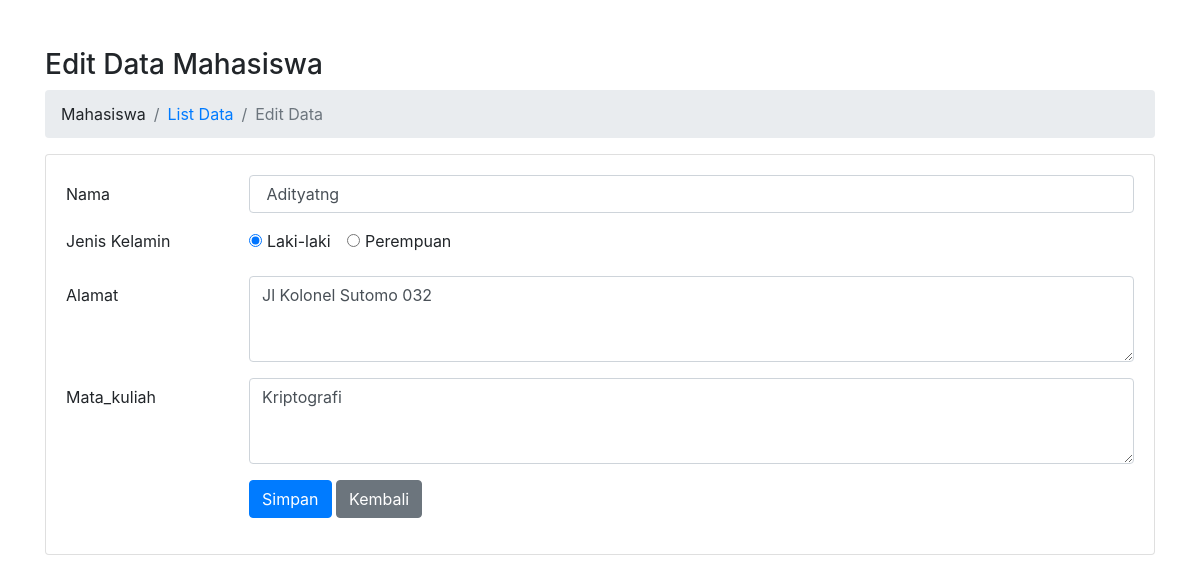
/mahasiswa/edit/4, run on the app's committed database.
### tables this page shows
CREATE TABLE `mahasiswa` (
  `ID` int(11) NOT NULL,
  `Nama` varchar(150) DEFAULT NULL,
  `Jenis_kelamin` varchar(20) DEFAULT NULL,
  `Alamat` text DEFAULT NULL,
  `Mata_kuliah` text DEFAULT NULL
);

### application/controllers/Mahasiswa.php (called while the page is built, shortened)
<?php
class Mahasiswa extends CI_Controller
{
    public function __construct()
    {
        $this->load->model("Model_mhs");
    }
    public function edit($id = null)
    {
        $Mahasiswa = $this->Model_mhs;
        $data["title"] = "Edit Data Mahasiswa";
        $data["data_mahasiswa"] = $Mahasiswa->getById($id);
        $this->load->view('templates/header', $data);
        $this->load->view('mahasiswa/edit', $data);
        $this->load->view('templates/footer');
    }
}

### index.php (called while the page is built, shortened)
<?php
require_once BASEPATH.'core/CodeIgniter.php';

### application/models/Model_mhs.php (called while the page is built, shortened)
<?php
class Model_mhs extends CI_Model
{
    private $table = 'mahasiswa';
    public function getById($id)
    {
        return $this->db->get_where($this->table, ["ID" => $id])->row();
    }
}

### application/views/mahasiswa/edit.php (the view, shortened to what this page needs)
<div class="container pt-5">
    <h3><?= $title ?></h3>
    <nav aria-label="breadcrumb">
        <ol class="breadcrumb ">
            <li class="breadcrumb-item"><a>Mahasiswa</a></li>
            <li class="breadcrumb-item "><a href="<?= base_url('mahasiswa'); ?>">List Data</a></li>
            <li class="breadcrumb-item active" aria-current="page">Edit Data</li>
        </ol>
    </nav>
    <div class="row">
        <div class="col-md-12">
            <div class="card">
                <div class="card-body">
                    <?php
                    $attributes = array('id' => 'FrmEditMahasiswa', 'method' => "post", "autocomplete" => "off");
                    echo form_open('', $attributes);
                    ?>
                    <div class="form-group row">
                        <label for="Nama" class="col-sm-2 col-form-label">Nama</label>
                        <div class="col-sm-10">
                            <input type="text" class="form-control" id="Nama" name="Nama" value=" <?= $data_mahasiswa->Nama; ?>">
                        </div>
                    </div>
                    <fieldset class="form-group">
                        <div class="row">
                            <legend class="col-form-label col-sm-2 pt-0">Jenis Kelamin</legend>
                            <div class="col-sm-10">
                                <div class="form-check form-check-inline">
                                    <input class="form-check-input" type="radio" id="Jenis_kelamin" name="Jenis_kelamin" value="Laki-laki" <?php if ($data_mahasiswa->Jenis_kelamin == "Laki-laki") : echo "checked";
                                                                                                                                            endif; ?>>
                                    <label class="form-check-label" for="Jenis_kelamin">
                                        Laki-laki
                                    </label>
                                </div>
                                <div class="form-check form-check-inline">
                                    <input class="form-check-input" type="radio" id="Jenis_kelamin2" name="Jenis_kelamin" value="Perempuan" <?php if ($data_mahasiswa->Jenis_kelamin == "Perempuan") : echo "checked";
                                                                                                                                            endif; ?>>
                                    <label class="form-check-label" for="Jenis_kelamin2">
                                        Perempuan
                                    </label>
                                </div>
                            </div>
                        </div>
                    </fieldset>
                    <div class="form-group row">
                        <label for="Alamat" class="col-sm-2 col-form-label">Alamat</label>
                        <div class="col-sm-10">
                            <textarea class="form-control" id="Alamat" name="Alamat" rows="3"><?= $data_mahasiswa->Alamat; ?></textarea>
                        </div>
                    </div>
                    <div class="form-group row">
                        <label for="Mata_kuliah" class="col-sm-2 col-form-label">Mata_kuliah</label>
                        <div class="col-sm-10">
                           <textarea class="form-control" id="Mata_kuliah" rows="3"name="Mata_kuliah"><?= $data_mahasiswa->Mata_kuliah ?></textarea>
                        </div>
                    </div>
                    <div class="form-group row">
                        <div class="col-sm-10 offset-md-2">
                            <button type="submit" class="btn btn-primary">Simpan</button>
                            <a class="btn btn-secondary" href="javascript:history.back()">Kembali</a>
                        </div>
                    </div>
                    </form>
                </div>
            </div>
        </div>
    </div>
</div>

### data on the page
mahasiswa: Nama "Adityatng", Jenis_kelamin "☑ Laki-laki", Jenis_kelamin "☐ Perempuan", Alamat "Jl Kolonel Sutomo 032", Mata_kuliah "Kriptografi"

### other printed values
$title "Edit Data Mahasiswa"
